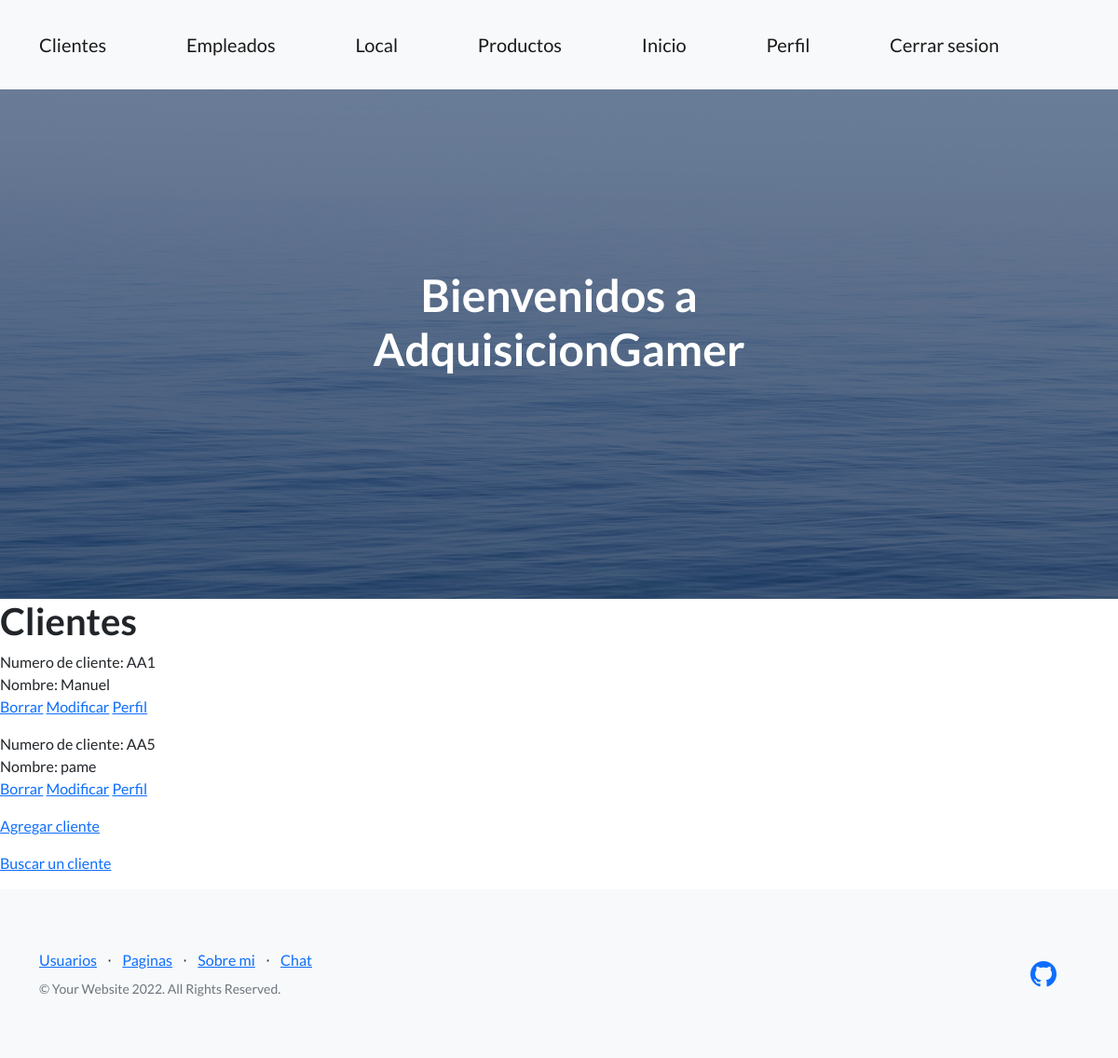
Before: /Appfinal/cliente/ (signed in) with the older database file.
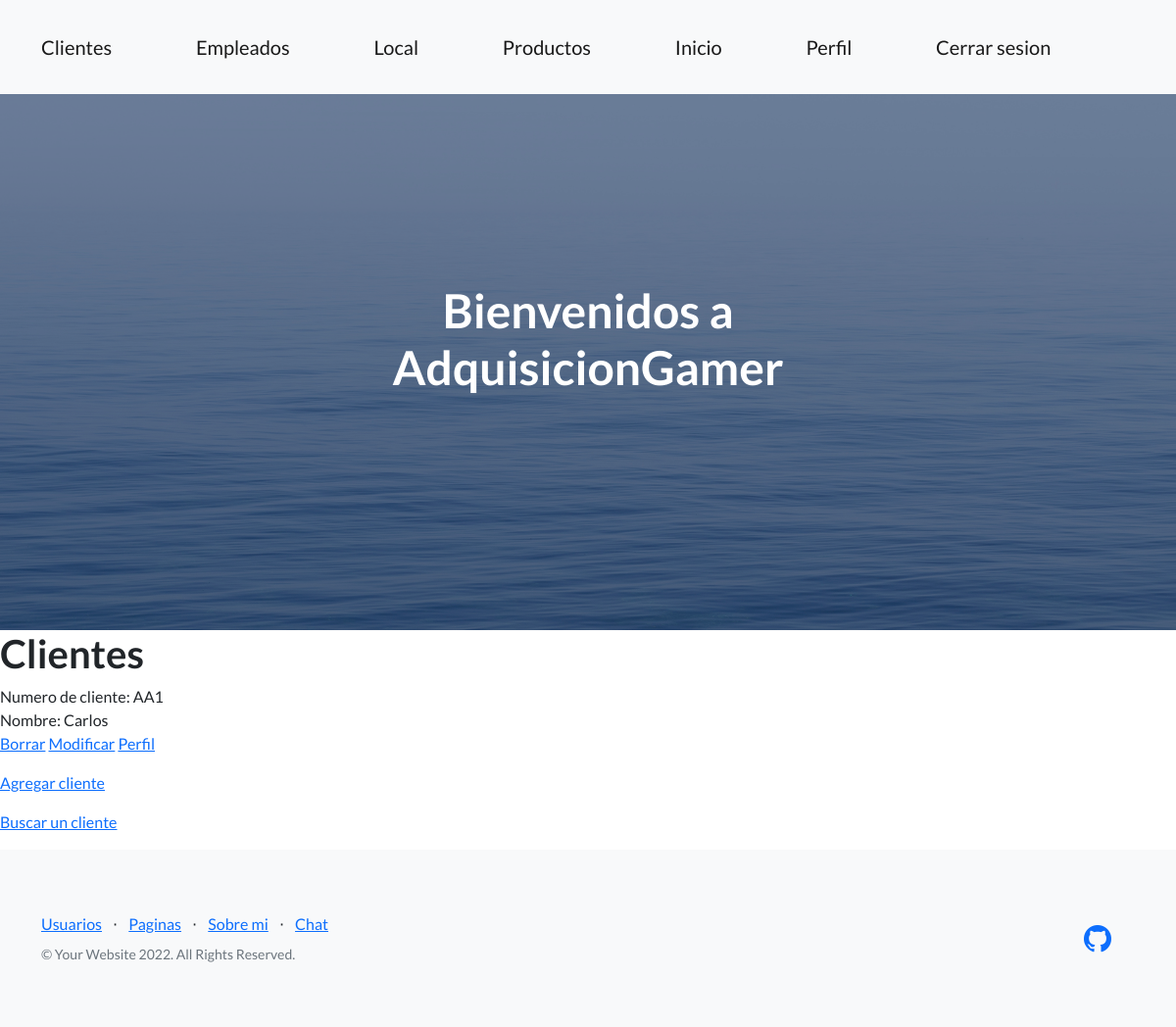
After: the same page with the newer database file.
### Appfinal/models.py (models this page shows, shortened)
class Cliente(models.Model):
    nombre_cliente = models.CharField(max_length=40)
    email = models.EmailField()
    fecha_de_creacion = models.DateTimeField(auto_now_add=True)

### Appfinal/views.py (the view)
# urls.py: path('cliente/', views.Lista_clientes.as_view(), name="clienteInicio"),
class Lista_clientes(LoginRequiredMixin, ListView):
    model = Cliente
    template_name = 'Appfinal/cliente_lista.html'

### Appfinal/templates/Appfinal/cliente_lista.html
{% extends "Appfinal/template_logueado.html" %}
{% load static %}
{% block B %}
    <h1> Clientes </h1>
    {% for a in object_list %}
        <p>
            Numero de cliente: AA{{a.id}} <br>
            Nombre: {{a.nombre_cliente}} <br>
            <a href="{% url 'clienteEliminar' a.id %}">Borrar</a>
            <a href="{% url 'clienteModificar' a.id %}">Modificar</a>
            <a href="{% url 'clienteDetalle' a.id %}">Perfil</a> <br>
        </p>
    {% endfor %}
    <p>
        <a href ="/Appfinal/crear_cliente/"> Agregar cliente </a>
    </p>
    <p>
        <a href ="/Appfinal/busqueda_cliente/"> Buscar un cliente </a>
    </p>
{% endblock %}

Changed rows visible on the page:
removed Cliente: id "5", nombre_cliente "pame"
changed Cliente id 1: nombre_cliente "Manuel" → "Carlos"
